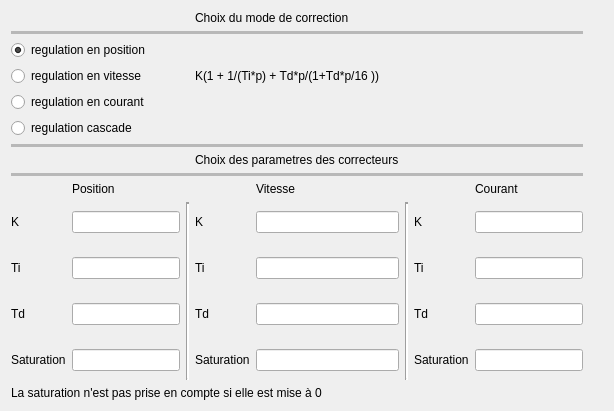
      <widget class="QWidget" name="correcteurTab">
       <attribute name="title">
        <string>Correcteur</string>
       </attribute>
       <layout class="QGridLayout" name="gridLayout_6">
        <item row="12" column="1">
         <widget class="QLineEdit" name="lineEditTdPos_cor"/>
        </item>
        <item row="9" column="4">
         <widget class="QLabel" name="label_44">
          <property name="text">
           <string>Vitesse</string>
          </property>
         </widget>
        </item>
        <item row="4" column="0" colspan="2">
         <widget class="QRadioButton" name="radioButtonCour_col">
          <property name="text">
           <string>regulation en courant</string>
          </property>
          <attribute name="buttonGroup">
           <string notr="true">buttonGroup_cor</string>
          </attribute>
         </widget>
        </item>
        <item row="10" column="7">
         <widget class="QLineEdit" name="lineEditKCour_cor"/>
        </item>
        <item row="10" column="3">
         <widget class="QLabel" name="label_48">
          <property name="text">
           <string>K</string>
          </property>
         </widget>
        </item>
        <item row="11" column="0">
         <widget class="QLabel" name="label_46">
          <property name="text">
           <string>Ti</string>
          </property>
         </widget>
        </item>
        <item row="11" column="3">
         <widget class="QLabel" name="label_49">
          <property name="text">
           <string>Ti</string>
          </property>
         </widget>
        </item>
        <item row="10" column="0">
         <widget class="QLabel" name="label_45">
          <property name="text">
           <string>K</string>
          </property>
         </widget>
        </item>
        <item row="9" column="7">
         <widget class="QLabel" name="label_54">
          <property name="text">
           <string>Courant</string>
          </property>
         </widget>
        </item>
        <item row="2" column="0" colspan="2">
         <widget class="QRadioButton" name="radioButtonPos_cor">
          <property name="text">
           <string>regulation en position</string>
          </property>
          <property name="checked">
           <bool>true</bool>
          </property>
          <attribute name="buttonGroup">
           <string notr="true">buttonGroup_cor</string>
          </attribute>
         </widget>
        </item>
        <item row="3" column="0" colspan="2">
         <widget class="QRadioButton" name="radioButton_13">
          <property name="text">
           <string>regulation en vitesse</string>
          </property>
          <attribute name="buttonGroup">
           <string notr="true">buttonGroup_cor</string>
          </attribute>
         </widget>
        </item>
        <item row="2" column="7" rowspan="2">
         <spacer name="verticalSpacer_20">
          <property name="orientation">
           <enum>Qt::Vertical</enum>
          </property>
          <property name="sizeHint" stdset="0">
           <size>
            <width>20</width>
            <height>40</height>
           </size>
          </property>
         </spacer>
        </item>
        <item row="10" column="8">
         <spacer name="verticalSpacer_17">
          <property name="orientation">
           <enum>Qt::Vertical</enum>
          </property>
          <property name="sizeHint" stdset="0">
           <size>
            <width>20</width>
            <height>40</height>
           </size>
          </property>
         </spacer>
        </item>
        <item row="4" column="7" rowspan="2">
         <spacer name="verticalSpacer_21">
          <property name="orientation">
           <enum>Qt::Vertical</enum>
          </property>
          <property name="sizeHint" stdset="0">
           <size>
            <width>20</width>
            <height>40</height>
           </size>
          </property>
         </spacer>
        </item>
        <item row="10" column="4">
         <widget class="QLineEdit" name="lineEditKVit_cor"/>
        </item>
        <item row="10" column="6">
         <widget class="QLabel" name="label_51">
          <property name="text">
           <string>K</string>
          </property>
         </widget>
        </item>
        <item row="8" column="0" colspan="8">
         <widget class="Line" name="line_15">
          <property name="lineWidth">
           <number>0</number>
          </property>
          <property name="midLineWidth">
           <number>3</number>
          </property>
          <property name="orientation">
           <enum>Qt::Horizontal</enum>
          </property>
         </widget>
        </item>
        <item row="10" column="1">
         <widget class="QLineEdit" name="lineEditKPos_cor"/>
        </item>
        <item row="9" column="1">
         <widget class="QLabel" name="label_43">
          <property name="text">
           <string>Position</string>
          </property>
         </widget>
        </item>
        <item row="7" column="3" colspan="2">
         <widget class="QLabel" name="label_42">
          <property name="text">
           <string>Choix des parametres des correcteurs</string>
          </property>
         </widget>
        </item>
        <item row="6" column="0" colspan="8">
         <widget class="Line" name="line_14">
          <property name="lineWidth">
           <number>0</number>
          </property>
          <property name="midLineWidth">
           <number>3</number>
          </property>
          <property name="orientation">
           <enum>Qt::Horizontal</enum>
          </property>
         </widget>
        </item>
        <item row="11" column="8">
         <spacer name="verticalSpacer_18">
          <property name="orientation">
           <enum>Qt::Vertical</enum>
          </property>
          <property name="sizeHint" stdset="0">
           <size>
            <width>20</width>
            <height>40</height>
           </size>
          </property>
         </spacer>
        </item>
        <item row="11" column="6">
         <widget class="QLabel" name="label_53">
          <property name="text">
           <string>Ti</string>
          </property>
         </widget>
        </item>
        <item row="12" column="0">
         <widget class="QLabel" name="label_47">
          <property name="text">
           <string>Td</string>
          </property>
         </widget>
        </item>
        <item row="12" column="4">
         <widget class="QLineEdit" name="lineEditTdVit_cor"/>
        </item>
        <item row="11" column="4">
         <widget class="QLineEdit" name="lineEditTiVit_cor"/>
        </item>
        <item row="11" column="1">
         <widget class="QLineEdit" name="lineEditTiPos_cor"/>
        </item>
        <item row="12" column="3">
         <widget class="QLabel" name="label_50">
          <property name="text">
           <string>Td</string>
          </property>
         </widget>
        </item>
        <item row="5" column="0" colspan="2">
         <widget class="QRadioButton" name="radioButtonCas_col">
          <property name="text">
           <string>regulation cascade</string>
          </property>
          <attribute name="buttonGroup">
           <string notr="true">buttonGroup_cor</string>
          </attribute>
         </widget>
        </item>
        <item row="12" column="7">
         <widget class="QLineEdit" name="lineEditTdCour_cor"/>
        </item>
        <item row="11" column="7">
         <widget class="QLineEdit" name="lineEditTiCour_cor"/>
        </item>
        <item row="12" column="6">
         <widget class="QLabel" name="label_52">
          <property name="text">
           <string>Td</string>
          </property>
         </widget>
        </item>
        <item row="1" column="0" colspan="8">
         <widget class="Line" name="line_13">
          <property name="lineWidth">
           <number>0</number>
          </property>
          <property name="midLineWidth">
           <number>3</number>
          </property>
          <property name="orientation">
           <enum>Qt::Horizontal</enum>
          </property>
         </widget>
        </item>
        <item row="0" column="3" colspan="2">
         <widget class="QLabel" name="label_41">
          <property name="text">
           <string>Choix du mode de correction</string>
          </property>
         </widget>
        </item>
        <item row="10" column="2" rowspan="4">
         <widget class="Line" name="line_16">
          <property name="lineWidth">
           <number>2</number>
          </property>
          <property name="orientation">
           <enum>Qt::Vertical</enum>
          </property>
         </widget>
        </item>
        <item row="10" column="5" rowspan="4">
         <widget class="Line" name="line_17">
          <property name="lineWidth">
           <number>2</number>
          </property>
          <property name="orientation">
           <enum>Qt::Vertical</enum>
          </property>
         </widget>
        </item>
        <item row="13" column="0">
         <widget class="QLabel" name="label_35">
          <property name="text">
           <string>Saturation</string>
          </property>
         </widget>
        </item>
        <item row="13" column="4">
         <widget class="QLineEdit" name="lineEditSatVit_cor"/>
        </item>
        <item row="13" column="7">
         <widget class="QLineEdit" name="lineEditSatCour_cor"/>
        </item>
        <item row="13" column="1">
         <widget class="QLineEdit" name="lineEditSatPos_cor"/>
        </item>
        <item row="13" column="3">
         <widget class="QLabel" name="label_36">
          <property name="text">
           <string>Saturation</string>
          </property>
         </widget>
        </item>
        <item row="13" column="6">
         <widget class="QLabel" name="label_37">
          <property name="text">
           <string>Saturation</string>
          </property>
         </widget>
        </item>
        <item row="12" column="8">
         <spacer name="verticalSpacer_19">
          <property name="orientation">
           <enum>Qt::Vertical</enum>
          </property>
          <property name="sizeHint" stdset="0">
           <size>
            <width>20</width>
            <height>40</height>
           </size>
          </property>
         </spacer>
        </item>
        <item row="13" column="8">
         <spacer name="verticalSpacer_13">
          <property name="orientation">
           <enum>Qt::Vertical</enum>
          </property>
          <property name="sizeHint" stdset="0">
           <size>
            <width>20</width>
            <height>40</height>
           </size>
          </property>
         </spacer>
        </item>
        <item row="2" column="3" rowspan="3" colspan="4">
         <widget class="QLabel" name="label_34">
          <property name="text">
           <string>K(1 + 1/(Ti*p) + Td*p/(1+Td*p/16 ))</string>
          </property>
         </widget>
        </item>
        <item row="14" column="0" colspan="8">
         <widget class="QLabel" name="label_38">
          <property name="text">
           <string>La saturation n'est pas prise en compte si elle est mise à 0</string>
          </property>
         </widget>
        </item>
       </layout>
      </widget>
